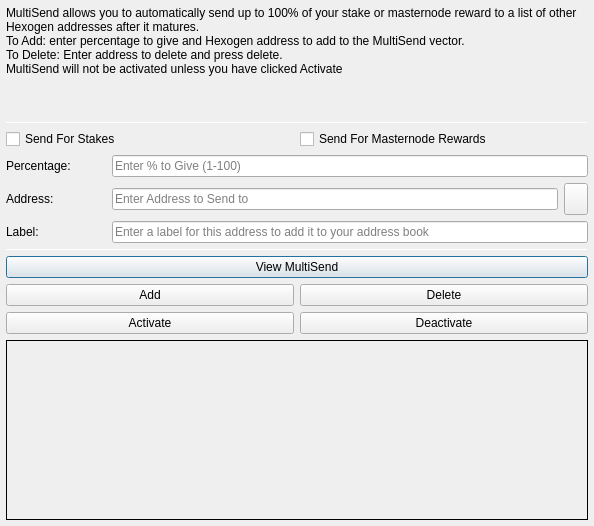
<?xml version="1.0" encoding="UTF-8"?>
<ui version="4.0">
 <class>MultiSendDialog</class>
 <widget class="QDialog" name="MultiSendDialog">
  <property name="windowModality">
   <enum>Qt::NonModal</enum>
  </property>
  <property name="geometry">
   <rect>
    <x>0</x>
    <y>0</y>
    <width>594</width>
    <height>526</height>
   </rect>
  </property>
  <property name="windowTitle">
   <string>MultiSend</string>
  </property>
  <layout class="QVBoxLayout" name="verticalLayout" stretch="0">
   <property name="margin">
    <number>6</number>
   </property>
   <item>
    <layout class="QVBoxLayout" name="verticalLayout_Main" stretch="1,1,1,0,1,1,1">
     <item>
      <widget class="QLabel" name="label_2">
       <property name="lineWidth">
        <number>1</number>
       </property>
       <property name="text">
        <string>MultiSend allows you to automatically send up to 100% of your stake or masternode reward to a list of other Hexogen addresses after it matures.
To Add: enter percentage to give and Hexogen address to add to the MultiSend vector.
To Delete: Enter address to delete and press delete.
MultiSend will not be activated unless you have clicked Activate</string>
       </property>
       <property name="alignment">
        <set>Qt::AlignLeading|Qt::AlignLeft|Qt::AlignTop</set>
       </property>
       <property name="wordWrap">
        <bool>true</bool>
       </property>
      </widget>
     </item>
     <item>
      <widget class="Line" name="line">
       <property name="minimumSize">
        <size>
         <width>0</width>
         <height>1</height>
        </size>
       </property>
       <property name="maximumSize">
        <size>
         <width>16777215</width>
         <height>1</height>
        </size>
       </property>
       <property name="orientation">
        <enum>Qt::Horizontal</enum>
       </property>
      </widget>
     </item>
     <item>
      <layout class="QVBoxLayout" name="verticalLayout_Settings">
       <item>
        <layout class="QHBoxLayout" name="horizontalLayout">
         <item>
          <widget class="QCheckBox" name="multiSendStakeCheckBox">
           <property name="text">
            <string>Send For Stakes</string>
           </property>
          </widget>
         </item>
         <item>
          <widget class="QCheckBox" name="multiSendMasternodeCheckBox">
           <property name="text">
            <string>Send For Masternode Rewards</string>
           </property>
          </widget>
         </item>
        </layout>
       </item>
       <item>
        <layout class="QHBoxLayout" name="horizontalLayout_6">
         <item>
          <widget class="QLabel" name="label">
           <property name="minimumSize">
            <size>
             <width>100</width>
             <height>0</height>
            </size>
           </property>
           <property name="toolTip">
            <string>Percentage of stake to send</string>
           </property>
           <property name="text">
            <string>Percentage:</string>
           </property>
          </widget>
         </item>
         <item>
          <widget class="QLineEdit" name="multiSendPercentEdit">
           <property name="toolTip">
            <string>Enter whole numbers 1 - 100</string>
           </property>
           <property name="placeholderText">
            <string>Enter % to Give (1-100)</string>
           </property>
          </widget>
         </item>
        </layout>
       </item>
       <item>
        <layout class="QHBoxLayout" name="horizontalLayout_7">
         <item>
          <widget class="QLabel" name="label_5">
           <property name="minimumSize">
            <size>
             <width>100</width>
             <height>0</height>
            </size>
           </property>
           <property name="toolTip">
            <string>Address to send portion of stake to</string>
           </property>
           <property name="text">
            <string>Address:</string>
           </property>
          </widget>
         </item>
         <item>
          <widget class="QLineEdit" name="multiSendAddressEdit">
           <property name="toolTip">
            <string/>
           </property>
           <property name="placeholderText">
            <string>Enter Address to Send to</string>
           </property>
          </widget>
         </item>
         <item>
          <widget class="QToolButton" name="addressBookButton">
           <property name="maximumSize">
            <size>
             <width>16777215</width>
             <height>32</height>
            </size>
           </property>
           <property name="toolTip">
            <string>Choose an address from the address book</string>
           </property>
           <property name="text">
            <string/>
           </property>
           <property name="icon">
            <iconset resource="../hexogen.qrc">
             <normaloff>:/icons/address-book</normaloff>:/icons/address-book</iconset>
           </property>
           <property name="shortcut">
            <string>Alt+A</string>
           </property>
          </widget>
         </item>
        </layout>
       </item>
      </layout>
     </item>
     <item>
      <layout class="QHBoxLayout" name="horizontalLayout_3">
       <item>
        <widget class="QLabel" name="label_3">
         <property name="minimumSize">
          <size>
           <width>100</width>
           <height>0</height>
          </size>
         </property>
         <property name="text">
          <string>Label:</string>
         </property>
        </widget>
       </item>
       <item>
        <widget class="QLineEdit" name="labelAddressLabelEdit">
         <property name="placeholderText">
          <string>Enter a label for this address to add it to your address book</string>
         </property>
        </widget>
       </item>
      </layout>
     </item>
     <item>
      <widget class="Line" name="line_2">
       <property name="minimumSize">
        <size>
         <width>0</width>
         <height>1</height>
        </size>
       </property>
       <property name="maximumSize">
        <size>
         <width>16777215</width>
         <height>1</height>
        </size>
       </property>
       <property name="orientation">
        <enum>Qt::Horizontal</enum>
       </property>
      </widget>
     </item>
     <item>
      <layout class="QVBoxLayout" name="verticalLayout_Buttons">
       <item>
        <layout class="QHBoxLayout" name="horizontalLayout_4">
         <item>
          <widget class="QPushButton" name="viewButton">
           <property name="toolTip">
            <string/>
           </property>
           <property name="statusTip">
            <string>View MultiSend Vector</string>
           </property>
           <property name="text">
            <string>View MultiSend</string>
           </property>
          </widget>
         </item>
        </layout>
       </item>
       <item>
        <layout class="QHBoxLayout" name="horizontalLayout_2">
         <item>
          <widget class="QPushButton" name="addButton">
           <property name="toolTip">
            <string/>
           </property>
           <property name="statusTip">
            <string>Add to MultiSend Vector</string>
           </property>
           <property name="text">
            <string>Add</string>
           </property>
          </widget>
         </item>
         <item>
          <widget class="QPushButton" name="deleteButton">
           <property name="toolTip">
            <string/>
           </property>
           <property name="statusTip">
            <string>Delete Address From MultiSend Vector</string>
           </property>
           <property name="text">
            <string>Delete</string>
           </property>
          </widget>
         </item>
        </layout>
       </item>
       <item>
        <layout class="QHBoxLayout" name="horizontalLayout_5">
         <item>
          <widget class="QPushButton" name="activateButton">
           <property name="statusTip">
            <string>Activate MultiSend</string>
           </property>
           <property name="text">
            <string>Activate</string>
           </property>
          </widget>
         </item>
         <item>
          <widget class="QPushButton" name="disableButton">
           <property name="statusTip">
            <string>Deactivate MultiSend</string>
           </property>
           <property name="text">
            <string>Deactivate</string>
           </property>
          </widget>
         </item>
        </layout>
       </item>
      </layout>
     </item>
     <item>
      <widget class="QLabel" name="message">
       <property name="minimumSize">
        <size>
         <width>0</width>
         <height>180</height>
        </size>
       </property>
       <property name="frameShape">
        <enum>QFrame::Panel</enum>
       </property>
       <property name="frameShadow">
        <enum>QFrame::Plain</enum>
       </property>
       <property name="lineWidth">
        <number>1</number>
       </property>
       <property name="midLineWidth">
        <number>1</number>
       </property>
       <property name="text">
        <string/>
       </property>
       <property name="alignment">
        <set>Qt::AlignLeading|Qt::AlignLeft|Qt::AlignTop</set>
       </property>
       <property name="wordWrap">
        <bool>true</bool>
       </property>
      </widget>
     </item>
    </layout>
   </item>
  </layout>
 </widget>
 <resources>
  <include location="../hexogen.qrc"/>
 </resources>
 <connections/>
</ui>
